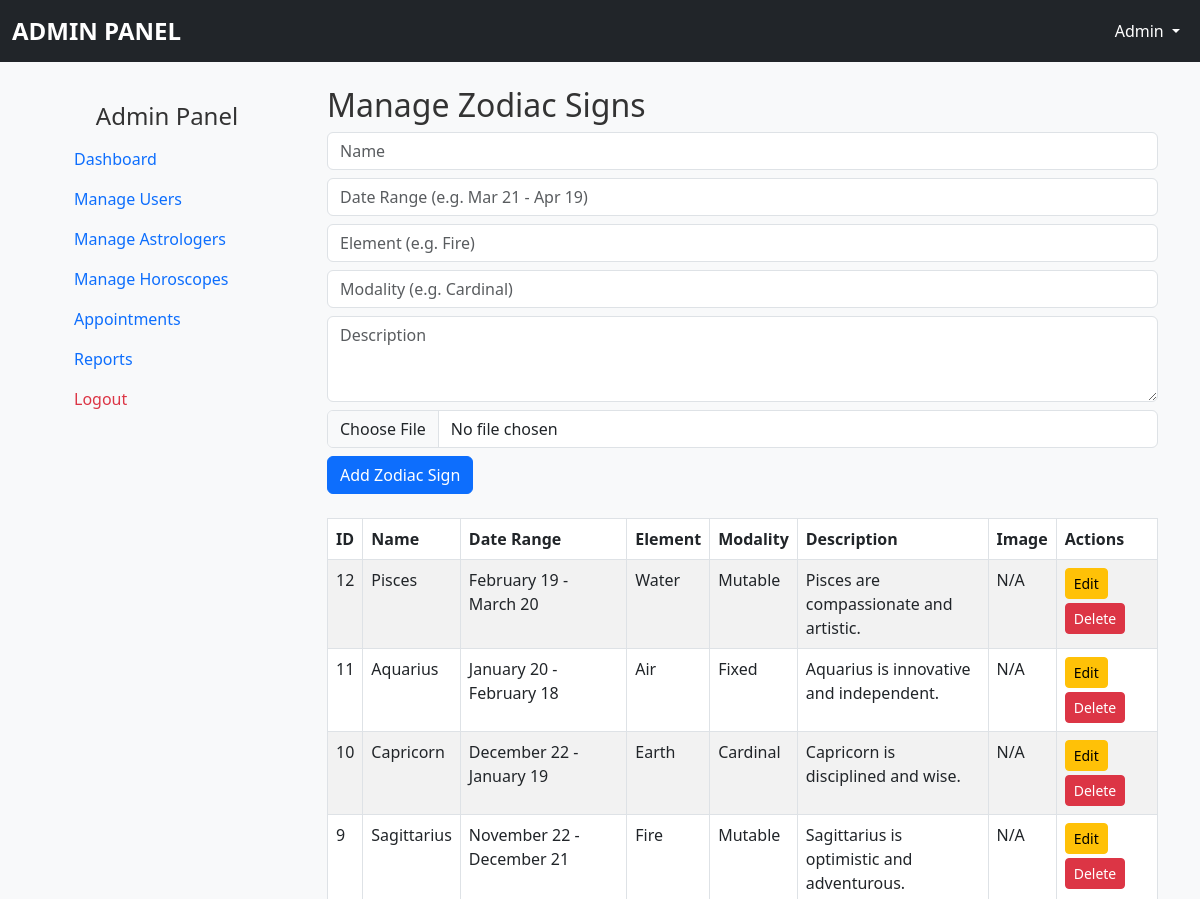
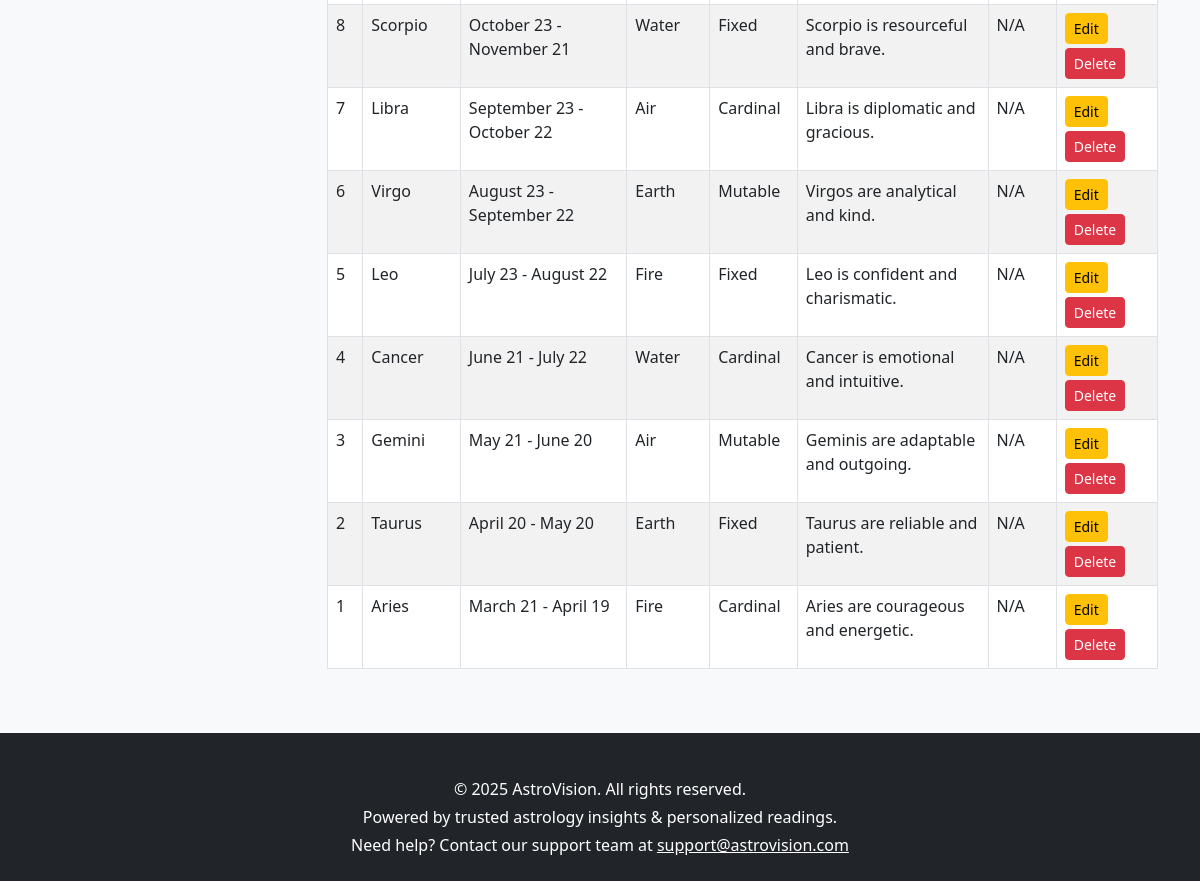
Page /admin/manage_horoscopes.php (signed in) on the committed database (2 pictures, top to bottom).
### tables this page shows
CREATE TABLE `zodiac_signs` (
  `id` int(11) NOT NULL,
  `name` varchar(50) NOT NULL,
  `date_range` varchar(50) NOT NULL,
  `element` varchar(50) DEFAULT NULL,
  `modality` varchar(50) DEFAULT NULL,
  `description` text DEFAULT NULL,
  `image` varchar(255) DEFAULT NULL,
  `created_at` datetime DEFAULT current_timestamp(),
  `updated_at` datetime DEFAULT current_timestamp() ON UPDATE current_timestamp()
);

### admin/manage_horoscopes.php (the view, shortened to what this page needs)
<?php
include '../includes/header.php';
require '../config/db.php';
?>
<div class="container mt-4">
    <div class="row">
        <div class="col-md-3">
            <?php include '../includes/sidebar.php';?></div>
<div class="col-md-9">    <h2>Manage Zodiac Signs</h2>
    <form method="POST" enctype="multipart/form-data" class="mb-4">
        <input type="text" name="name" placeholder="Name" class="form-control mb-2" required>
        <input type="text" name="date_range" placeholder="Date Range (e.g. Mar 21 - Apr 19)" class="form-control mb-2" required>
        <input type="text" name="element" placeholder="Element (e.g. Fire)" class="form-control mb-2">
        <input type="text" name="modality" placeholder="Modality (e.g. Cardinal)" class="form-control mb-2">
        <textarea name="description" placeholder="Description" class="form-control mb-2" rows="3"></textarea>
        <input type="file" name="image" class="form-control mb-2" accept="image/*">
        <button class="btn btn-primary">Add Zodiac Sign</button>
    </form>
    <table class="table table-bordered table-striped">
        <thead>
            <tr>
                <th>ID</th>
                <th>Name</th>
                <th>Date Range</th>
                <th>Element</th>
                <th>Modality</th>
                <th>Description</th>
                <th>Image</th>
                <th>Actions</th>
            </tr>
        </thead>
        <tbody>
            <?php
            $result = $conn->query("SELECT * FROM zodiac_signs ORDER BY id DESC");
            if ($result->num_rows > 0):
                while ($row = $result->fetch_assoc()):
            ?>
            <tr>
                <td><?= $row['id'] ?></td>
                <td><?= htmlspecialchars($row['name']) ?></td>
                <td><?= htmlspecialchars($row['date_range']) ?></td>
                <td><?= htmlspecialchars($row['element']) ?></td>
                <td><?= htmlspecialchars($row['modality']) ?></td>
                <td style="max-width:250px; white-space: pre-wrap;"><?= htmlspecialchars($row['description']) ?></td>
                <td>
                    <?php if ($row['image'] && file_exists('../uploads/' . $row['image'])): ?>
                        <img src="../uploads/<?= htmlspecialchars($row['image']) ?>" alt="Image" width="70" />
                    <?php else: ?>
                        N/A
                    <?php endif; ?>
                </td>
                <td>
                    <a href="edit_zodiac_sign.php?id=<?= $row['id'] ?>" class="btn btn-sm btn-warning mb-1">Edit</a>
                    <a href="?delete=<?= $row['id'] ?>" class="btn btn-sm btn-danger" onclick="return confirm('Are you sure to delete this zodiac sign?')">Delete</a>
                </td>
            </tr>
            <?php
                endwhile;
            else:
            ?>
            <tr><td colspan="8" class="text-center">No zodiac signs found.</td></tr>
            <?php endif; ?>
        </tbody>
    </table>
</div>
</div>
</div>
<?php include '../includes/footer.php'; ?>

### assets/css/style.css (style rules this page uses)
body { font-family: 'Segoe UI', Tahoma, Geneva, Verdana, sans-serif; background-color: #f8f9fa; color: #333; }
.container { margin-top: 20px; }

### rows in the picture
zodiac_signs: id "12", name "Pisces", date_range "February 19 - March 20", element "Water", modality "Mutable", description "Pisces are compassionate and artistic.", image "N/A"
zodiac_signs: id "11", name "Aquarius", date_range "January 20 - February 18", element "Air", modality "Fixed", description "Aquarius is innovative and independent.", image "N/A"
zodiac_signs: id "10", name "Capricorn", date_range "December 22 - January 19", element "Earth", modality "Cardinal", description "Capricorn is disciplined and wise.", image "N/A"
zodiac_signs: id "9", name "Sagittarius", date_range "November 22 - December 21", element "Fire", modality "Mutable", description "Sagittarius is optimistic and adventurous.", image "N/A"
zodiac_signs: id "8", name "Scorpio", date_range "October 23 - November 21", element "Water", modality "Fixed", description "Scorpio is resourceful and brave.", image "N/A"
zodiac_signs: id "7", name "Libra", date_range "September 23 - October 22", element "Air", modality "Cardinal", description "Libra is diplomatic and gracious.", image "N/A"
zodiac_signs: id "6", name "Virgo", date_range "August 23 - September 22", element "Earth", modality "Mutable", description "Virgos are analytical and kind.", image "N/A"
zodiac_signs: id "5", name "Leo", date_range "July 23 - August 22", element "Fire", modality "Fixed", description "Leo is confident and charismatic.", image "N/A"
zodiac_signs: id "4", name "Cancer", date_range "June 21 - July 22", element "Water", modality "Cardinal", description "Cancer is emotional and intuitive.", image "N/A"
zodiac_signs: id "3", name "Gemini", date_range "May 21 - June 20", element "Air", modality "Mutable", description "Geminis are adaptable and outgoing.", image "N/A"
zodiac_signs: id "2", name "Taurus", date_range "April 20 - May 20", element "Earth", modality "Fixed", description "Taurus are reliable and patient.", image "N/A"
zodiac_signs: id "1", name "Aries", date_range "March 21 - April 19", element "Fire", modality "Cardinal", description "Aries are courageous and energetic.", image "N/A"

### other values in the picture
$user['role'] "ADMIN"
$user['name'] "Admin"
